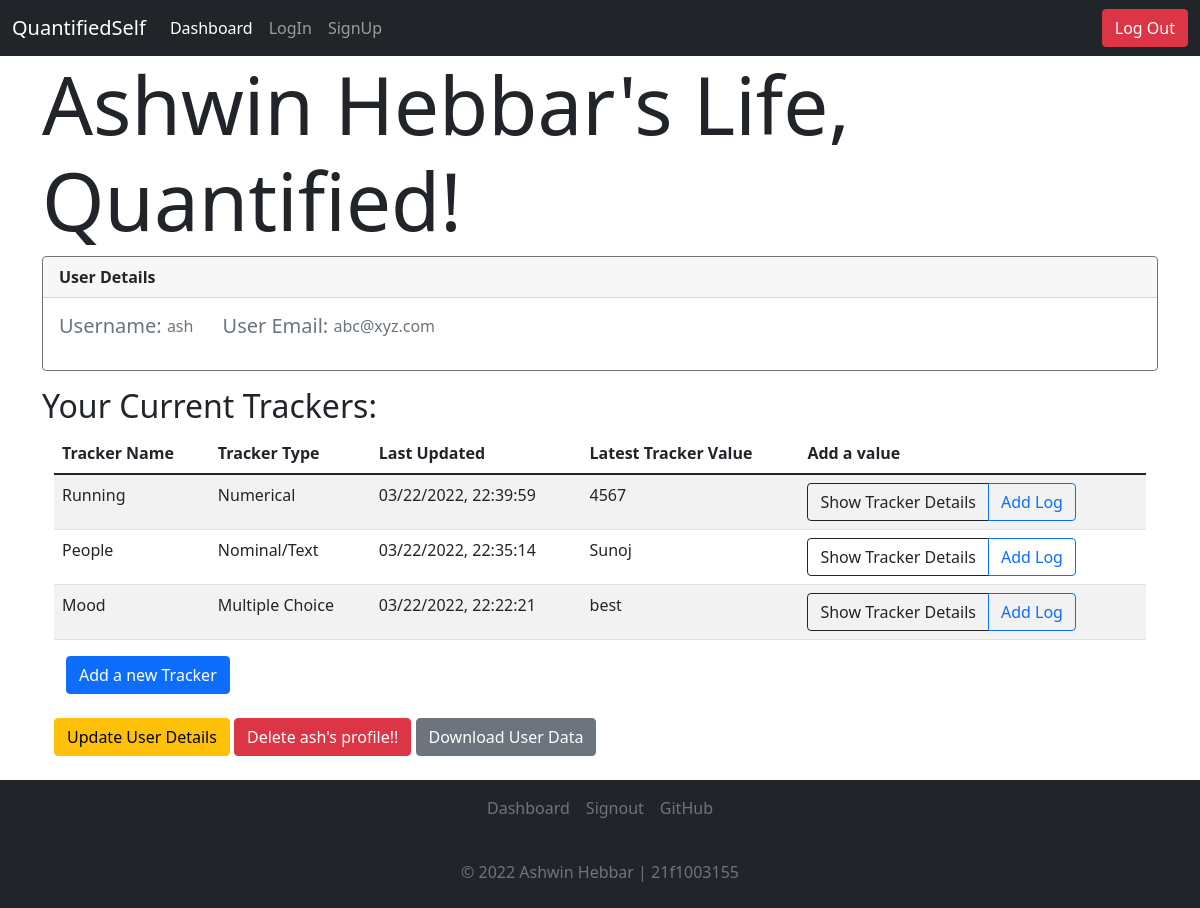
The app's page /dashboard (signed in) with its own data.
### application/models.py (models this page shows)
class User(UserMixin, db.Model):
    __tablename__ = 'user'
    id = db.Column(db.Integer, autoincrement=True, primary_key=True)
    fname = db.Column(db.String, nullable=False)
    lname = db.Column(db.String, nullable=False)
    name = db.Column(db.String, unique=True, nullable=False)
    password = db.Column(db.String, nullable=False)
    email = db.Column(db.String)

class Tracker(db.Model):
    __tablename__ = 'tracker'
    id = db.Column(db.Integer, autoincrement=True, primary_key=True)
    userid = db.Column(db.Integer, db.ForeignKey("user.id"))
    name = db.Column(db.String, nullable=False)
    type = db.Column(db.Integer, nullable = False)
    choices = db.Column(db.String)
    details = db.Column(db.String)
    time = db.Column(db.String, nullable=False)

class Logs(db.Model):
    __tablename__ = 'logs'
    id = db.Column(db.Integer, autoincrement=True, primary_key=True)
    userid = db.Column(db.Integer, db.ForeignKey("user.id"))
    tid = db.Column(db.Integer, db.ForeignKey("tracker.id"))
    value = db.Column(db.String, nullable = False)
    data = db.Column(db.String)
    time = db.Column(db.String, nullable=False)

### controllers/userops.py (the view)
@app.route("/dashboard")
@login_required
def details():
    tlist = Tracker.query.filter_by(userid=current_user.id).all()
    all_track = []
    for tracker in tlist:
        current_track = []
        current_track.append(tracker.id)  # 0
        current_track.append(tracker.name)  # 1
        current_track.append(tracker_type(tracker.type))  # 2
        l = Logs.query.filter_by(tid=tracker.id, userid=current_user.id).order_by(
            Logs.time.desc()).first()
        try:
            current_track.append(l.time)  # 3
        except:
            current_track.append("Not Logged")
        try:
            current_track.append(l.value)  # 4
        except:
            current_track.append("Not Logged")
        all_track.append(current_track)
    all_track = sorted(all_track, key=lambda x: x[3], reverse=True)
    return render_template("dashboard.html", userid = current_user.id,  username=current_user.name, all_track=all_track, uname = current_user.fname + " " + current_user.lname, userdet = current_user)

### controllers/miscmethods.py (called while the page is built)
def tracker_type(n):
    n = int(n)
    if(n == 1):
        return "Numerical"
    elif(n == 2):
        return "Multiple Choice"
    elif(n == 3):
        return "Time Duration"
    elif(n == 4):
        return "Boolean"
    elif(n == 5):
        return "Nominal/Text"

### main.py (called while the page is built)
@login_manager.user_loader
def load_user(user_id):
  return User.query.get(int(user_id))

### templates/dashboard.html (shortened to what this page needs)
<!DOCTYPE html>
<html lang="en">
<head>
    <link href="https://cdn.jsdelivr.net/npm/bootstrap@5.1.3/dist/css/bootstrap.min.css" rel="stylesheet"
>
</head>
<body>
    <nav class="navbar navbar-expand-lg navbar-dark bg-dark">
        <div class="container-fluid">
            <a class="navbar-brand" href="/">QuantifiedSelf</a>
            <div class="collapse navbar-collapse">
                <ul class="navbar-nav me-auto mb-2 mb-lg-0">
                    <li class="nav-item">
                        <a class="nav-link active" aria-current="page" href="/dashboard">Dashboard</a>
                    </li>
                    <li class="nav-item">
                        <a class="nav-link" href="/login">LogIn</a>
                    </li>
                    <li class="nav-item">
                        <a class="nav-link" href="/signup">SignUp</a>
                    </li>
                </ul>
            </div>
            <button type="button" onclick="document.location='/logout'" class="btn btn-danger">Log Out</button>
        </div>
    </nav>
    <div class="container">
        <h1 class="display-1">{{uname}}'s Life, Quantified!</h1>
        <div class="card border-secondary mb-3" style="max-width: 100%;">
            <div class="card-header"><b>User Details</b></div>
            <div class="card-body text-secondary d-flex flex-row">
                <h5 class="card-title">Username:&nbsp;</h5>
                <p class="card-text">{{userdet.name}}</p>&nbsp;&nbsp;&nbsp;&nbsp;&nbsp;&nbsp;&nbsp;
                <h5 class="card-title">User Email:&nbsp;</h5>
                <p class="card-text">{{userdet.email}}</p>
            </div>
        </div>
        <h2>Your Current Trackers:</h2>
        <div class="container">
            <table class="table table-striped">
                <thead>
                    <tr>
                        <th scope="col">Tracker Name</th>
                        <th scope="col">Tracker Type</th>
                        <th scope="col">Last Updated</th>
                        <th scope="col">Latest Tracker Value</th>
                        <th scope="col">Add a value</th>
                    </tr>
                </thead>
                <tbody>
                    {% for tracker in all_track %}
                    <tr v-for="tracker in trackers">
                        <td>{{tracker[1]}}</td>
                        <td>{{tracker[2]}}</td>
                        <td>{{tracker[3]}}</td>
                        <td>{{tracker[4]}}</td>
                        <td>
                            <div class="btn-group" role="group" aria-label="Basic outlined example">
                                <button type="button" onclick="document.location= '/dashboard/{{tracker[0]}}/details'"
                                    class="btn btn-outline-dark">Show Tracker Details</button>
                                <button type="button" onclick="document.location= '/dashboard/{{tracker[0]}}/log'"
                                    class="btn btn-outline-primary">Add Log</button>
                            </div>
                        </td>
                    </tr>
                    {% endfor %}
                </tbody>
            </table>
            <div class="container">
                <button type="button" onclick="document.location='/dashboard/create_tracker'"
                    class="btn btn-primary">Add a new Tracker</button>
            </div>
            <br>
            <button type="button" onclick="document.location='/{{userid}}/edit'" class="btn btn-warning">Update User
                Details</button>
            <button type="button" onclick="document.location='/{{userid}}/delete'" class="btn btn-danger">Delete
                {{username}}'s profile!!</button>
            <button type="button" onclick="document.location='/dashboard/download'" class="btn btn-secondary">Download
                User Data</button><br>
        </div>
    </div>
    <br>
    <div class="navbar navbar-fixed-bottom  bg-dark d-flex flex-column">
        <footer style="bottom: 0; width: 100%;">
            <ul class="nav d-flex justify-content-center pb-3 mb-3 align-items-center justify-content-center">
                <li class="nav-item"></li><a href="/dashboard" class="nav-link px-2 text-muted">Dashboard</a></li>
                <li class="nav-item"><a href="/signout" class="nav-link px-2 text-muted">Signout</a></li>
                <li class="nav-item"><a href="https://github.com/AshwinHebbar314/QuantifiedSelf"
                        class="nav-link px-2 text-muted">GitHub</a></li>
            </ul>
            <p class="text-center text-muted">&copy; 2022 Ashwin Hebbar | 21f1003155</p>
        </footer>
    </div>
</body>
</html>

### records on screen
User: name "ash", email "abc@xyz.com"
Tracker: name "Running"
Logs: time "03/22/2022, 22:39:59", value "4567"
Tracker: name "People"
Logs: time "03/22/2022, 22:35:14", value "Sunoj"
Tracker: name "Mood"
Logs: time "03/22/2022, 22:22:21", value "best"

### other values on screen
{{ uname }} "Ashwin Hebbar"
{{ tracker[2] }} "Numerical" "Nominal/Text" "Multiple Choice"
